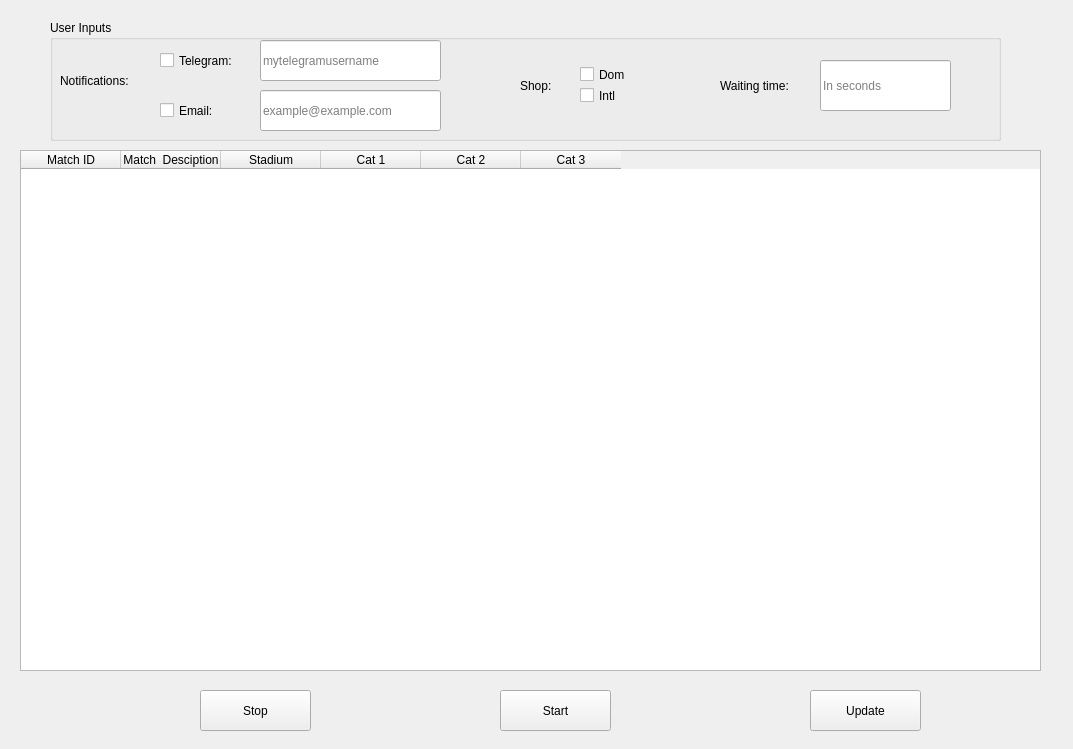
<?xml version="1.0" encoding="UTF-8"?>
<ui version="4.0">
 <class>MainWindow</class>
 <widget class="QMainWindow" name="MainWindow">
  <property name="geometry">
   <rect>
    <x>0</x>
    <y>0</y>
    <width>1073</width>
    <height>749</height>
   </rect>
  </property>
  <property name="windowTitle">
   <string>MainWindow</string>
  </property>
  <widget class="QWidget" name="centralwidget">
   <widget class="QTableWidget" name="table">
    <property name="geometry">
     <rect>
      <x>20</x>
      <y>150</y>
      <width>1021</width>
      <height>521</height>
     </rect>
    </property>
    <property name="autoScrollMargin">
     <number>16</number>
    </property>
    <attribute name="horizontalHeaderMinimumSectionSize">
     <number>40</number>
    </attribute>
    <attribute name="verticalHeaderVisible">
     <bool>false</bool>
    </attribute>
    <attribute name="verticalHeaderMinimumSectionSize">
     <number>30</number>
    </attribute>
    <column>
     <property name="text">
      <string>Match ID</string>
     </property>
    </column>
    <column>
     <property name="text">
      <string>Match  Desciption</string>
     </property>
    </column>
    <column>
     <property name="text">
      <string>Stadium</string>
     </property>
    </column>
    <column>
     <property name="text">
      <string>Cat 1</string>
     </property>
    </column>
    <column>
     <property name="text">
      <string>Cat 2</string>
     </property>
    </column>
    <column>
     <property name="text">
      <string>Cat 3</string>
     </property>
    </column>
   </widget>
   <widget class="QPushButton" name="start_btn">
    <property name="geometry">
     <rect>
      <x>500</x>
      <y>690</y>
      <width>111</width>
      <height>41</height>
     </rect>
    </property>
    <property name="text">
     <string>Start</string>
    </property>
   </widget>
   <widget class="QPushButton" name="stop_btn">
    <property name="geometry">
     <rect>
      <x>200</x>
      <y>690</y>
      <width>111</width>
      <height>41</height>
     </rect>
    </property>
    <property name="text">
     <string>Stop</string>
    </property>
   </widget>
   <widget class="QGroupBox" name="groupBox">
    <property name="geometry">
     <rect>
      <x>50</x>
      <y>20</y>
      <width>951</width>
      <height>121</height>
     </rect>
    </property>
    <property name="title">
     <string>User Inputs</string>
    </property>
    <widget class="QCheckBox" name="intl_checkbox">
     <property name="geometry">
      <rect>
       <x>530</x>
       <y>60</y>
       <width>81</width>
       <height>31</height>
      </rect>
     </property>
     <property name="text">
      <string>Intl</string>
     </property>
    </widget>
    <widget class="QCheckBox" name="dom_checkbox">
     <property name="geometry">
      <rect>
       <x>530</x>
       <y>39</y>
       <width>81</width>
       <height>31</height>
      </rect>
     </property>
     <property name="text">
      <string>Dom</string>
     </property>
    </widget>
    <widget class="QLabel" name="label">
     <property name="geometry">
      <rect>
       <x>470</x>
       <y>40</y>
       <width>51</width>
       <height>51</height>
      </rect>
     </property>
     <property name="styleSheet">
      <string notr="true">font: 75 9pt &quot;MS Shell Dlg 2&quot;;</string>
     </property>
     <property name="text">
      <string>Shop:</string>
     </property>
    </widget>
    <widget class="QCheckBox" name="telegram_checkbox">
     <property name="geometry">
      <rect>
       <x>110</x>
       <y>20</y>
       <width>91</width>
       <height>41</height>
      </rect>
     </property>
     <property name="text">
      <string>Telegram:</string>
     </property>
    </widget>
    <widget class="QLabel" name="label_2">
     <property name="geometry">
      <rect>
       <x>10</x>
       <y>30</y>
       <width>91</width>
       <height>61</height>
      </rect>
     </property>
     <property name="styleSheet">
      <string notr="true">font: 75 9pt &quot;MS Shell Dlg 2&quot;;</string>
     </property>
     <property name="text">
      <string>Notifications:</string>
     </property>
    </widget>
    <widget class="QCheckBox" name="email_checkbox">
     <property name="geometry">
      <rect>
       <x>110</x>
       <y>70</y>
       <width>91</width>
       <height>41</height>
      </rect>
     </property>
     <property name="text">
      <string>Email:</string>
     </property>
    </widget>
    <widget class="QLineEdit" name="tg_username_input">
     <property name="geometry">
      <rect>
       <x>210</x>
       <y>20</y>
       <width>181</width>
       <height>41</height>
      </rect>
     </property>
     <property name="inputMask">
      <string/>
     </property>
     <property name="text">
      <string/>
     </property>
     <property name="placeholderText">
      <string>mytelegramusername</string>
     </property>
    </widget>
    <widget class="QLineEdit" name="email_input">
     <property name="geometry">
      <rect>
       <x>210</x>
       <y>70</y>
       <width>181</width>
       <height>41</height>
      </rect>
     </property>
     <property name="inputMask">
      <string/>
     </property>
     <property name="text">
      <string/>
     </property>
     <property name="placeholderText">
      <string>example@example.com</string>
     </property>
    </widget>
    <widget class="QLineEdit" name="waiting_time_input">
     <property name="geometry">
      <rect>
       <x>770</x>
       <y>40</y>
       <width>131</width>
       <height>51</height>
      </rect>
     </property>
     <property name="inputMask">
      <string/>
     </property>
     <property name="text">
      <string/>
     </property>
     <property name="placeholderText">
      <string>In seconds</string>
     </property>
    </widget>
    <widget class="QLabel" name="label_3">
     <property name="geometry">
      <rect>
       <x>670</x>
       <y>40</y>
       <width>91</width>
       <height>51</height>
      </rect>
     </property>
     <property name="styleSheet">
      <string notr="true">font: 75 9pt &quot;MS Shell Dlg 2&quot;;</string>
     </property>
     <property name="text">
      <string>Waiting time:</string>
     </property>
    </widget>
   </widget>
   <widget class="QPushButton" name="update_btn">
    <property name="geometry">
     <rect>
      <x>810</x>
      <y>690</y>
      <width>111</width>
      <height>41</height>
     </rect>
    </property>
    <property name="text">
     <string>Update</string>
    </property>
   </widget>
  </widget>
 </widget>
 <resources/>
 <connections/>
</ui>
